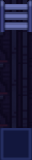

This game map was drawn from its Tiled (.tmx) file and the tilesets committed beside it. A one-line description and the full map source follow:
An orthogonal 1x5 tile map with 32x32 px tiles, 2 tile layers (Suelo, Objeto), 3 tilesets.

<map version="1.11" tiledversion="1.11.2" orientation="orthogonal" renderorder="right-down" width="1" height="5" tilewidth="32" tileheight="32" infinite="0" nextlayerid="3" nextobjectid="1">
 <tileset firstgid="1" source="../tilesets/Tilesets Cyberpunk/Archivos.tsx/DEC2 - Varios.tsx" />
 <tileset firstgid="29" source="../tilesets/Tilesets Cyberpunk/Archivos.tsx/Mercado Ilegal Chino.tsx" />
 <tileset firstgid="69" source="../tilesets/Tilesets Cyberpunk/Archivos.tsx/DEC5 - Varios.tsx" />
 <layer id="1" name="Suelo" width="1" height="5">
  <data encoding="csv">
56,
56,
56,
56,
20
</data>
 </layer>
 <layer id="2" name="Objeto" width="1" height="5">
  <data encoding="csv">
87,
0,
0,
0,
0
</data>
 </layer>
</map>